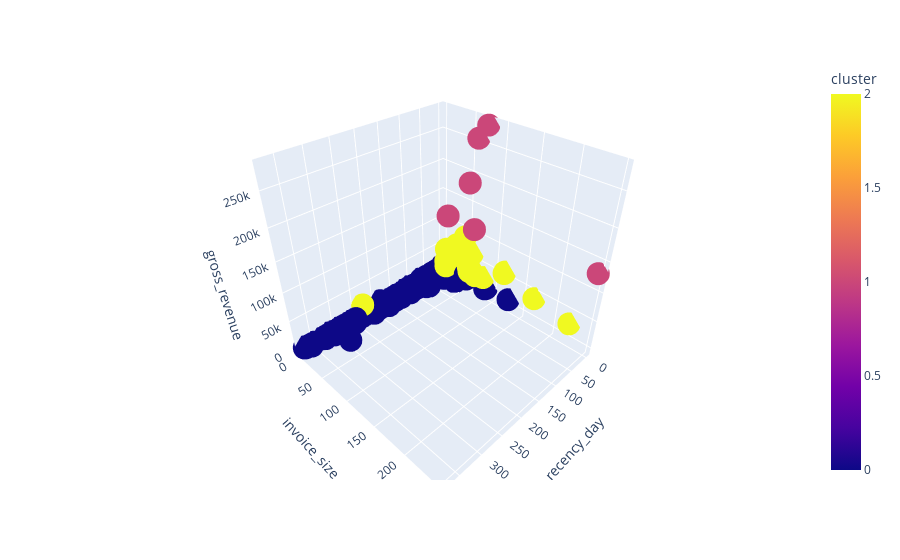

Write notebook code for a chart like this one.
### Markdown cell above
## <font color='green'>9.1. Visualization Inspection</font>

### Code cell
fig = px.scatter_3d( df9, x='recency_day', y='invoice_size', z='gross_revenue', color='cluster')
fig.show()

### Figure 1 — Plotly figure (JSON) as saved in the notebook; plotly's stock layout.template omitted (floating-point values rounded to 4 significant figures; data arrays with more than 128 entries replaced by an {"elided": "..."} marker saying what was removed)
{"data": [{"hovertemplate": "recency_day=%{x}<br>invoice_size=%{y}<br>gross_revenue=%{z}<br>cluster=%{marker.color}<extra></extra>", "legendgroup": "", "marker": {"color": {"elided": "4372 int values"}, "coloraxis": "coloraxis", "symbol": "circle"}, "mode": "markers", "name": "", "scene": "scene", "showlegend": false, "type": "scatter3d", "x": {"elided": "4372 int values"}, "y": {"elided": "4372 int values"}, "z": {"elided": "4372 float values"}}], "layout": {"coloraxis": {"colorbar": {"title": {"text": "cluster"}}, "colorscale": [[0, "#0d0887"], [0.1111, "#46039f"], [0.2222, "#7201a8"], [0.3333, "#9c179e"], [0.4444, "#bd3786"], [0.5556, "#d8576b"], [0.6667, "#ed7953"], [0.7778, "#fb9f3a"], [0.8889, "#fdca26"], [1, "#f0f921"]]}, "legend": {"tracegroupgap": 0}, "margin": {"t": 60}, "scene": {"domain": {"x": [0, 1], "y": [0, 1]}, "xaxis": {"title": {"text": "recency_day"}}, "yaxis": {"title": {"text": "invoice_size"}}, "zaxis": {"title": {"text": "gross_revenue"}}}}}
